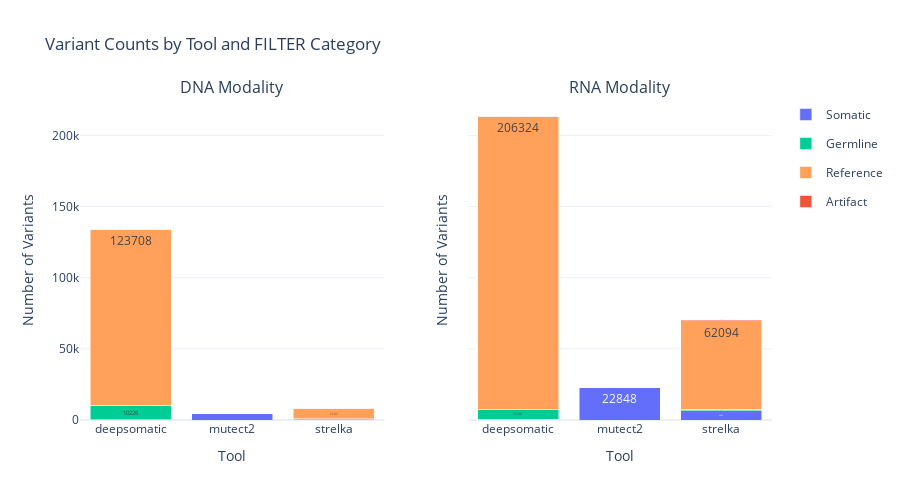

This figure's notebook cell:
### Markdown cell above
## 5. Standard Workflow Visualizations

### Code cell
# Plot 1: Variant Counts by Tool
print("Variant Counts by Tool:")
fig = standard_visualizer.plot_variant_counts_by_tool()
if fig:
    fig.show()

### Figure 1 — Plotly figure (JSON) as saved in the notebook; plotly's stock layout.template omitted (floating-point values rounded to 4 significant figures)
{"data": [{"legendgroup": "Somatic", "marker": {"color": "#636EFA"}, "name": "Somatic", "showlegend": true, "text": ["91", "4351", "182"], "textposition": "inside", "type": "bar", "x": ["deepsomatic", "mutect2", "strelka"], "xaxis": "x", "y": [91, 4351, 182], "yaxis": "y"}, {"legendgroup": "Germline", "marker": {"color": "#00CC96"}, "name": "Germline", "showlegend": true, "text": ["10226", "0", "861"], "textposition": "inside", "type": "bar", "x": ["deepsomatic", "mutect2", "strelka"], "xaxis": "x", "y": [10226, 0, 861], "yaxis": "y"}, {"legendgroup": "Reference", "marker": {"color": "#FFA15A"}, "name": "Reference", "showlegend": true, "text": ["123708", "0", "7197"], "textposition": "inside", "type": "bar", "x": ["deepsomatic", "mutect2", "strelka"], "xaxis": "x", "y": [123708, 0, 7197], "yaxis": "y"}, {"legendgroup": "Artifact", "marker": {"color": "#EF553B"}, "name": "Artifact", "showlegend": true, "text": ["0", "0", "57"], "textposition": "inside", "type": "bar", "x": ["deepsomatic", "mutect2", "strelka"], "xaxis": "x", "y": [0, 0, 57], "yaxis": "y"}, {"legendgroup": "Somatic", "marker": {"color": "#636EFA"}, "name": "Somatic", "showlegend": false, "text": ["587", "22848", "6462"], "textposition": "inside", "type": "bar", "x": ["deepsomatic", "mutect2", "strelka"], "xaxis": "x2", "y": [587, 22848, 6462], "yaxis": "y2"}, {"legendgroup": "Germline", "marker": {"color": "#00CC96"}, "name": "Germline", "showlegend": false, "text": ["6740", "0", "1183"], "textposition": "inside", "type": "bar", "x": ["deepsomatic", "mutect2", "strelka"], "xaxis": "x2", "y": [6740, 0, 1183], "yaxis": "y2"}, {"legendgroup": "Reference", "marker": {"color": "#FFA15A"}, "name": "Reference", "showlegend": false, "text": ["206324", "0", "62094"], "textposition": "inside", "type": "bar", "x": ["deepsomatic", "mutect2", "strelka"], "xaxis": "x2", "y": [206324, 0, 62094], "yaxis": "y2"}, {"legendgroup": "Artifact", "marker": {"color": "#EF553B"}, "name": "Artifact", "showlegend": false, "text": ["0", "0", "844"], "textposition": "inside", "type": "bar", "x": ["deepsomatic", "mutect2", "strelka"], "xaxis": "x2", "y": [0, 0, 844], "yaxis": "y2"}], "layout": {"annotations": [{"font": {"size": 16}, "showarrow": false, "text": "DNA Modality", "x": 0.22, "xanchor": "center", "xref": "paper", "y": 1, "yanchor": "bottom", "yref": "paper"}, {"font": {"size": 16}, "showarrow": false, "text": "RNA Modality", "x": 0.78, "xanchor": "center", "xref": "paper", "y": 1, "yanchor": "bottom", "yref": "paper"}], "barmode": "stack", "height": 500, "showlegend": true, "title": {"text": "Variant Counts by Tool and FILTER Category"}, "xaxis": {"anchor": "y", "domain": [0, 0.44], "title": {"text": "Tool"}}, "xaxis2": {"anchor": "y2", "domain": [0.56, 1], "title": {"text": "Tool"}}, "yaxis": {"anchor": "x", "domain": [0, 1], "title": {"text": "Number of Variants"}}, "yaxis2": {"anchor": "x2", "domain": [0, 1], "matches": "y", "showticklabels": false, "title": {"text": "Number of Variants"}}}}
